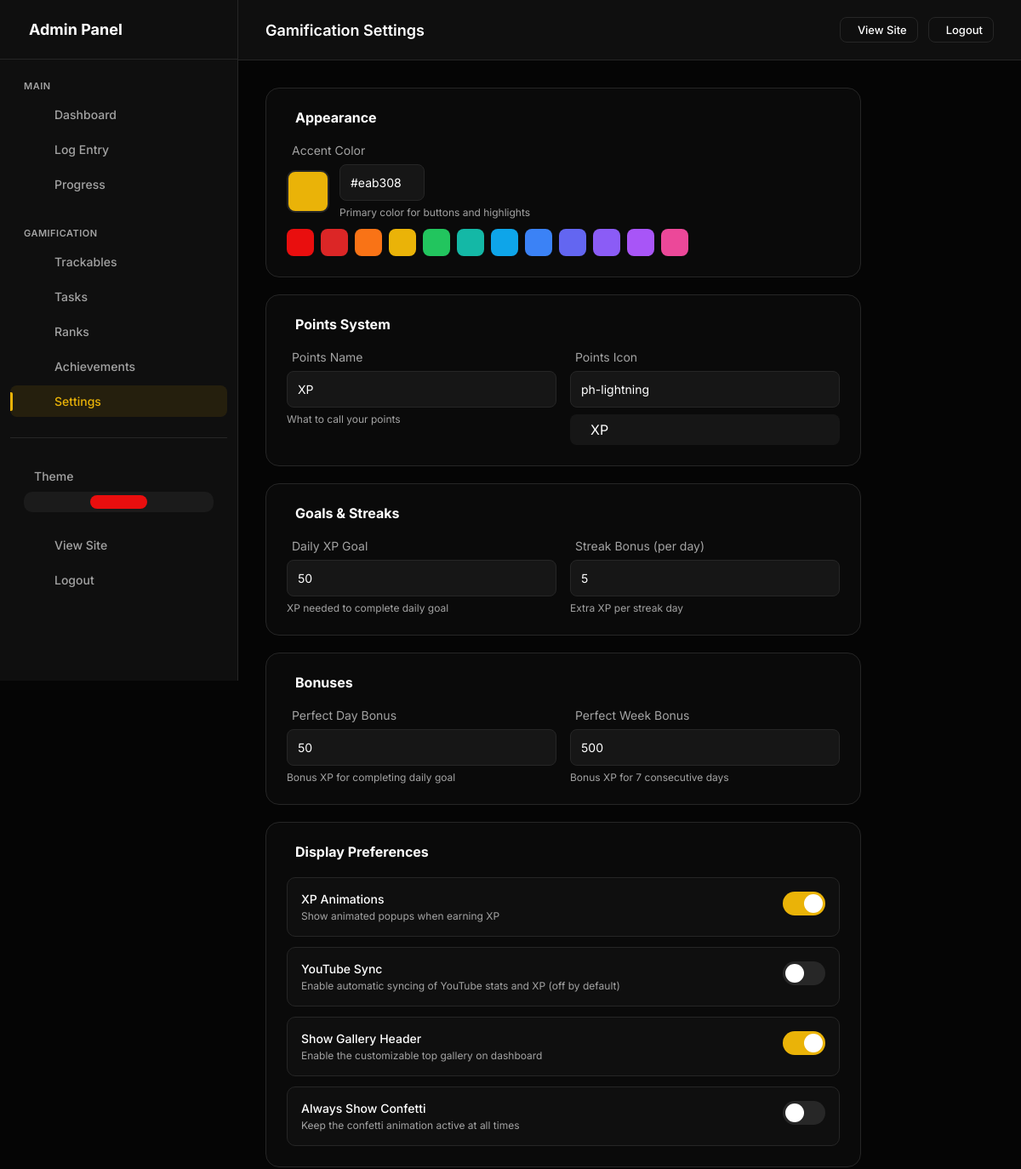
Page /admin/settings (signed in, upper part) on the earlier database version.
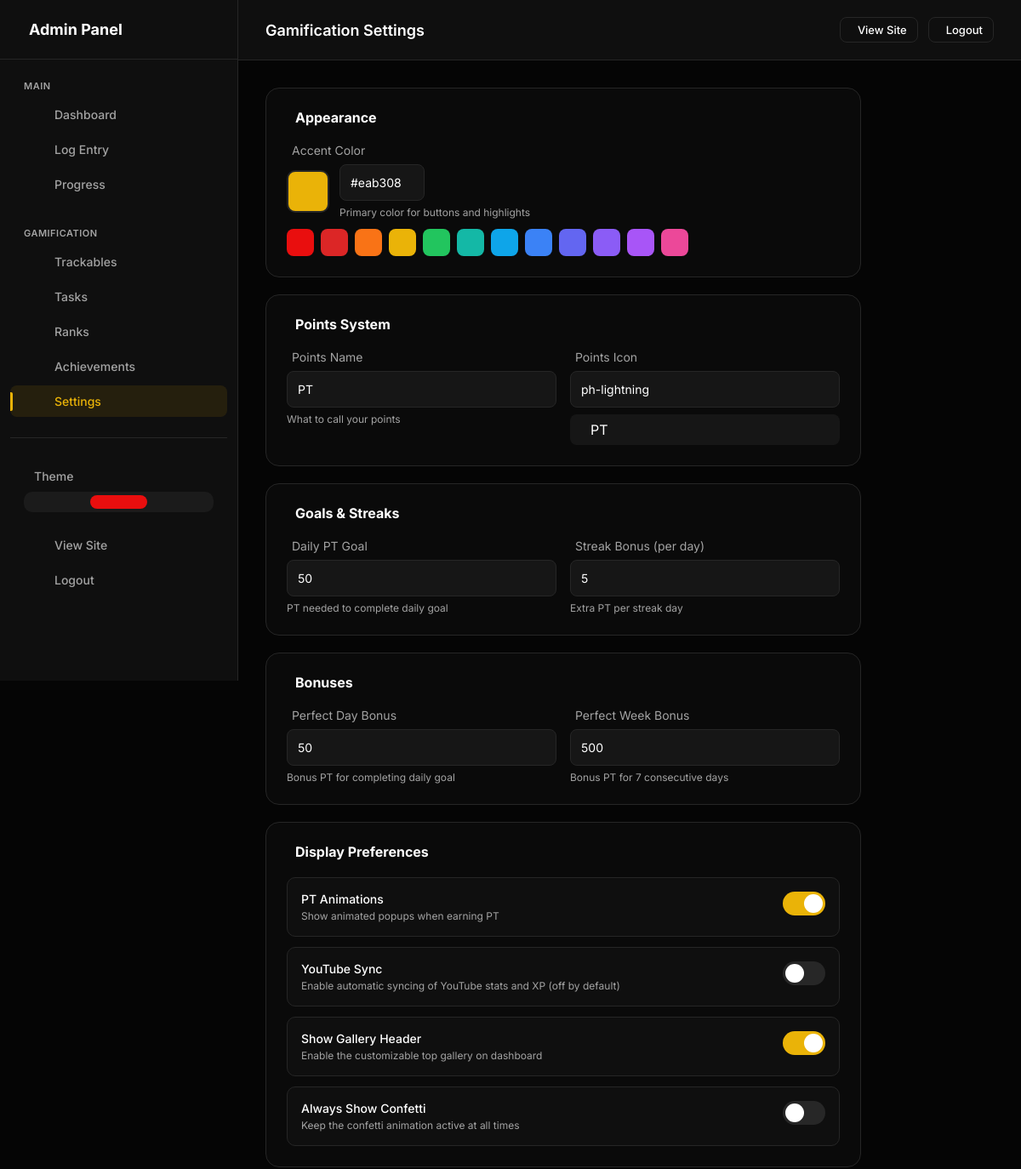
Same page on the later database version.
### models.py (models this page shows, shortened)
class UserSettings(db.Model):
    __tablename__ = 'user_settings'
    id = db.Column(db.Integer, primary_key=True)
    user_id = db.Column(db.Integer, db.ForeignKey('users.id'), nullable=False, unique=True, index=True)
    accent_color = db.Column(db.String(20), default='#e90e0e')
    points_name = db.Column(db.String(20), default='XP')  # "XP", "Points", "Coins", etc.
    points_icon = db.Column(db.String(50), default='ph-lightning')
    daily_xp_goal = db.Column(db.Integer, default=50)
    perfect_day_bonus = db.Column(db.Integer, default=50)
    perfect_week_bonus = db.Column(db.Integer, default=500)
    streak_bonus_per_day = db.Column(db.Integer, default=5)  # Extra XP per streak day
    show_xp_animations = db.Column(db.Boolean, default=True)
    dark_mode = db.Column(db.Boolean, default=True)
    compact_view = db.Column(db.Boolean, default=False)
    show_dashboard_header = db.Column(db.Boolean, default=True)
    enable_youtube_sync = db.Column(db.Boolean, default=False)
    always_show_confetti = db.Column(db.Boolean, default=False)
    created_at = db.Column(db.DateTime, default=datetime.utcnow)
    updated_at = db.Column(db.DateTime, default=datetime.utcnow, onupdate=datetime.utcnow)

### app.py (the view, shortened to what this page needs)
    @app.route('/admin/settings', methods=['GET', 'POST'])
    @admin_required
    def admin_settings():
        settings = UserSettings.query.filter_by(user_id=current_user.id).first()
        if not settings:
            settings = UserSettings(user_id=current_user.id)
            db.session.add(settings)
            db.session.commit()
        return render_template('admin/settings.html', settings=settings)

### templates/admin/settings.html (shortened to what the changed rows need)
{% extends "admin/base.html" %}
{% block page_title %}Gamification Settings{% endblock %}
{% block content %}
<div class="settings-container">
    <form method="post">
        <div class="settings-section">
            <div class="form-group">
                <div style="display: flex; gap: 12px; align-items: center;">
                    <div>
                        <input type="text" id="accentColorText"
                            value="{{ settings.accent_color if settings.accent_color else '#e90e0e' }}"
                            style="width: 100px;" readonly>
                        <div class="help-text">Primary color for buttons and highlights</div>
                    </div>
                </div>
                    {% set preset_colors = ['#e90e0e', '#dc2626', '#f97316', '#eab308', '#22c55e', '#14b8a6', '#0ea5e9',
                    '#3b82f6', '#6366f1', '#8b5cf6', '#a855f7', '#ec4899'] %}
            </div>
        </div>
        <div class="settings-section">
            <div class="form-row">
                <div class="form-group">
                    <label> Points Name</label>
                    <input type="text" name="points_name" value="{{ settings.points_name }}"
                        placeholder="XP, Points, Coins, etc.">
                    <div class="help-text">What to call your points</div>
                </div>
                <div class="form-group">
                    <label> Points Icon</label>
                    <input type="text" name="points_icon" value="{{ settings.points_icon }}" placeholder="ph-lightning">
                    <div class="icon-preview">
                        <span>{{ settings.points_name }}</span>
                    </div>
                </div>
            </div>
        </div>
        <div class="settings-section">
            <div class="form-row">
                <div class="form-group">
                    <label> Daily {{ points_name }} Goal</label>
                    <input type="number" name="daily_xp_goal" value="{{ settings.daily_xp_goal }}" min="0">
                    <div class="help-text">{{ points_name }} needed to complete daily goal</div>
                </div>
                <div class="form-group">
                    <label> Streak Bonus (per day)</label>
                    <input type="number" name="streak_bonus_per_day" value="{{ settings.streak_bonus_per_day }}"
                        min="0">
                    <div class="help-text">Extra {{ points_name }} per streak day</div>
                </div>
            </div>
        </div>
        <div class="settings-section">
            <div class="form-row">
                <div class="form-group">
                    <label> Perfect Day Bonus</label>
                    <input type="number" name="perfect_day_bonus" value="{{ settings.perfect_day_bonus }}" min="0">
                    <div class="help-text">Bonus {{ points_name }} for completing daily goal</div>
                </div>
                <div class="form-group">
                    <label> Perfect Week Bonus</label>
                    <input type="number" name="perfect_week_bonus" value="{{ settings.perfect_week_bonus }}" min="0">
                    <div class="help-text">Bonus {{ points_name }} for 7 consecutive days</div>
                </div>
            </div>
        </div>
        <div class="settings-section">
            <div class="settings-toggle">
                <div class="toggle-info">
                    <div class="toggle-label">{{ points_name }} Animations</div>
                    <div class="toggle-description">Show animated popups when earning {{ points_name }}</div>
                </div>
            </div>
        </div>
    </form>
</div>
{% endblock %}

Differences in the rows shown:
changed UserSettings "#eab308": points_name "XP" → "PT"
